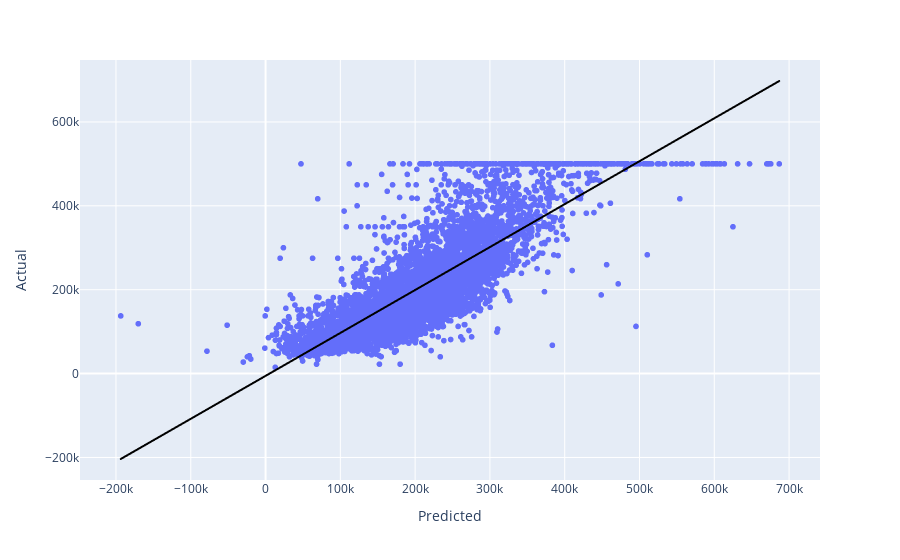

Notebook cell for this chart:
### Code cell
px.scatter(x = pred_test, y = y_test, labels = {'x': 'Predicted', 'y': 'Actual'}, trendline = 'ols', trendline_color_override = 'black')

### Figure 1 — Plotly figure (JSON) as saved in the notebook; plotly's stock layout.template omitted (floating-point values rounded to 4 significant figures; data arrays with more than 128 entries replaced by an {"elided": "..."} marker saying what was removed)
{"data": [{"hovertemplate": "Predicted=%{x}<br>Actual=%{y}<extra></extra>", "legendgroup": "", "marker": {"color": "#636efa", "symbol": "circle"}, "mode": "markers", "name": "", "showlegend": false, "type": "scattergl", "x": {"elided": "6130 float values"}, "xaxis": "x", "y": {"elided": "6130 int values"}, "yaxis": "y"}, {"hovertemplate": "<b>OLS trendline</b><br>y = 1.02357 * x + -5451.12<br>R<sup>2</sup>=0.653049<br><br>Predicted=%{x}<br>Actual=%{y} <b>(trend)</b><extra></extra>", "legendgroup": "", "line": {"color": "black"}, "marker": {"color": "#636efa", "symbol": "circle"}, "mode": "lines", "name": "", "showlegend": false, "type": "scattergl", "x": {"elided": "6130 float values"}, "xaxis": "x", "y": {"elided": "6130 float values"}, "yaxis": "y"}], "layout": {"legend": {"tracegroupgap": 0}, "margin": {"t": 60}, "xaxis": {"anchor": "y", "domain": [0, 1], "title": {"text": "Predicted"}}, "yaxis": {"anchor": "x", "domain": [0, 1], "title": {"text": "Actual"}}}}
